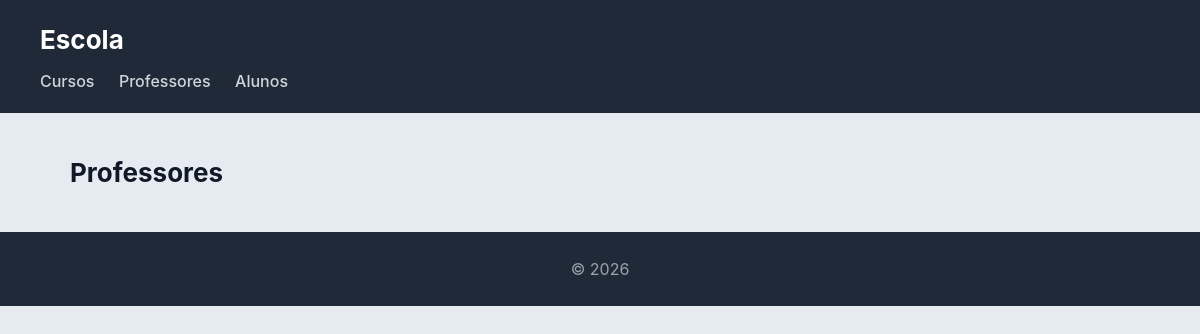
The page /escola/professores/ on the database as committed earlier.
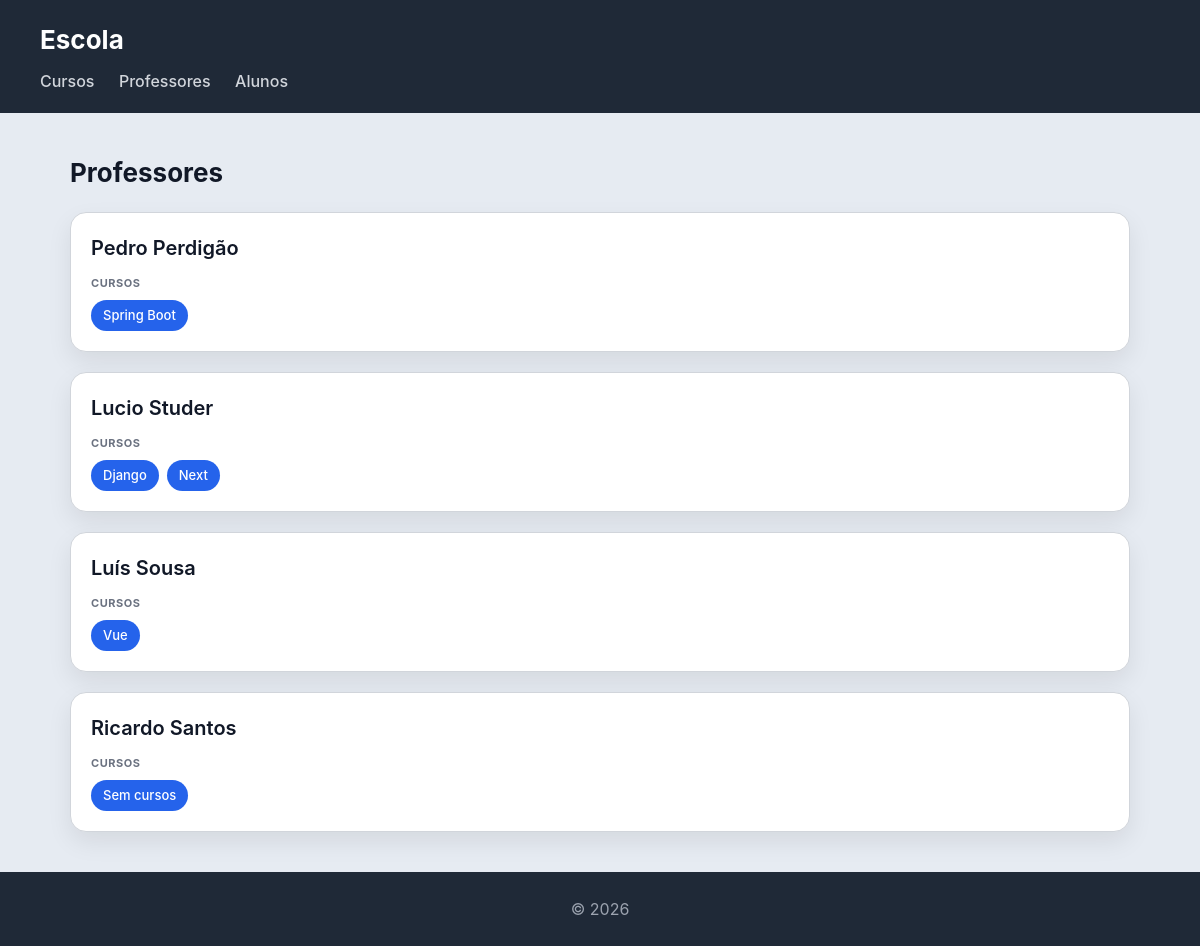
The same page on the database as committed later.
### escola/models.py (models this page shows, shortened)
class Professor(models.Model):
    nome = models.CharField(max_length=100)
    email = models.EmailField()

class Curso(models.Model):
    nome = models.CharField(max_length=100)
    imagem = models.ImageField(upload_to='cursos/')
    professor = models.ForeignKey(Professor, on_delete=models.CASCADE, related_name='cursos')
    alunos = models.ManyToManyField(Aluno, related_name='cursos')

### escola/views.py (the view)
# urls.py: path('professores/', views.professores_view, name='professores'),
def professores_view(request):
    professores = Professor.objects.prefetch_related('cursos').all()
    return render(request, 'escola/professores.html', {'professores': professores})

### escola/templates/escola/professores.html
{% extends "escola/base.html" %}
{% block content %}
<h2>Professores</h2>
<section>
    {% for professor in professores %}
        <article>
            <header>
                <h3>{{ professor.nome }}</h3>
            </header>
            <section>
                <h4>Cursos</h4>
                <ul>
                    {% for curso in professor.cursos.all %}
                        <li>{{ curso.nome }}</li>
                    {% empty %}
                        <li>Sem cursos</li>
                    {% endfor %}
                </ul>
            </section>
        </article>
    {% endfor %}
</section>
{% endblock %}

Rows that differ between the two databases and show on the page:
added Professor: nome "Pedro Perdigão"
added Curso: nome "Spring Boot", shown under "Pedro Perdigão"
added Professor: nome "Lucio Studer"
added Curso: nome "Django", shown under "Lucio Studer"
added Curso: nome "Next", shown under "Lucio Studer"
added Professor: nome "Luís Sousa"
added Curso: nome "Vue", shown under "Luís Sousa"
added Professor: nome "Ricardo Santos"
